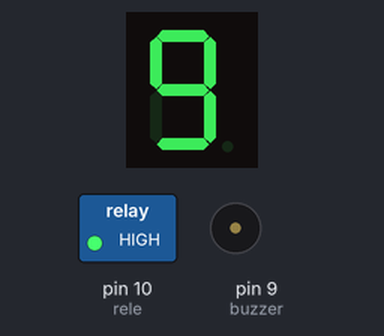
This sketch was run on a simulated Arduino Uno, built with avr-gcc and run on an emulated ATmega328P. Shown: 1-digit seven-segment display, switched loads named in the sketch (green lamp = pin HIGH), buzzer (waves = sounding). Wiring (inferred from the names in the program): 1-digit 7-segment display, segments lit when HIGH: segments pin 2, pin 3, pin 4, pin 5, pin 6, pin 7, pin 8. The segment pins are drawn as the display they are named for; pins used as bus, display or sensor lines are not drawn.

Above: at 0.1 s.
At 5.1 s:
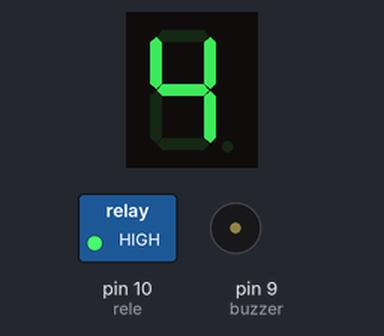
At 10.25 s:
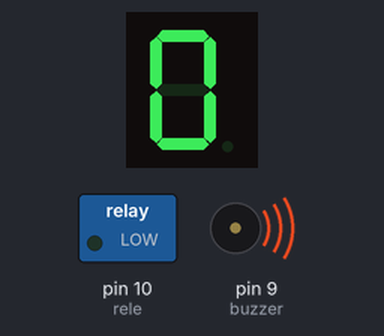
At 10.6 s:
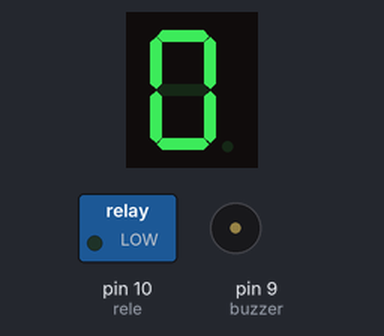
Timing chart, 0 to 12.1 s (numbered marks = the images above):
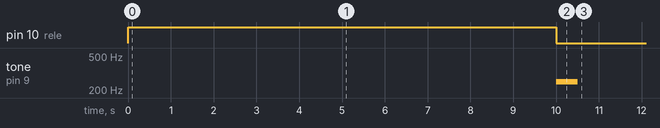

Measured:
- by itself, tone on pin 9 (buzzer): silent → 250 Hz at 10.0 s, → silent 0.50 s later
- what the display in image 1 shows lasts 1.0 s, from 5.0 s to 6.0 s

The sketch:

TALLER_6_PT3_DENIS.ino
```cpp
/* FUNDACION KINAL
   DENIS ESTUARDO DE JESÚS RAMÍREZ PADILLA
   TALLER DE ELECTRONICA EN DISPOSITIVOS DIGITALES
   2020288
   EB5AM
   ALEJANDRO NAVAS
   TALLER 5 PARTE 3
*/

const int a = 2;
const int b = 3;
const int c = 4;
const int d = 5;
const int e = 6;
const int f = 7;
const int g = 8;
const int buzzer = 9;
const int rele = 10;
const int E = 7;
const int segmentos[E] = {a, b, c, d, e, f, g};

const int numeros[10][E] = {
  /*9*/ {1, 1, 1, 1, 0, 1, 1},
  /*8*/ {1, 1, 1, 1, 1, 1, 1},
  /*7*/ {1, 1, 1, 0, 0, 0, 0},
  /*6*/ {1, 0, 1, 1, 1, 1, 1},
  /*5*/ {1, 0, 1, 1, 0, 1, 1},
  /*4*/ {0, 1, 1, 0, 0, 1, 1},
  /*3*/ {1, 1, 1, 1, 0, 0, 1},
  /*2*/ {1, 1, 0, 1, 1, 0, 1},
  /*1*/ {0, 1, 1, 0, 0, 0, 0},
  /*0*/ {1, 1, 1, 1, 1, 1, 0},
};
const int APAGADO = LOW;

void setup() {
  for (int q=0; q<E; q++){
    pinMode(segmentos[q], OUTPUT);
    digitalWrite(segmentos[q], APAGADO);
  }
  pinMode(rele, OUTPUT);
  digitalWrite(rele, HIGH);


  for (int q=0; q<10; q++){
    print(q);
    delay(1000);
  }
  tone(buzzer, 250 , 500);
  digitalWrite(rele, LOW);
}

void print(int z){
  for (int q=0; q<E; q++){
    digitalWrite(segmentos[q], numeros [z][q]);
  }
}

void loop() {
}
```
